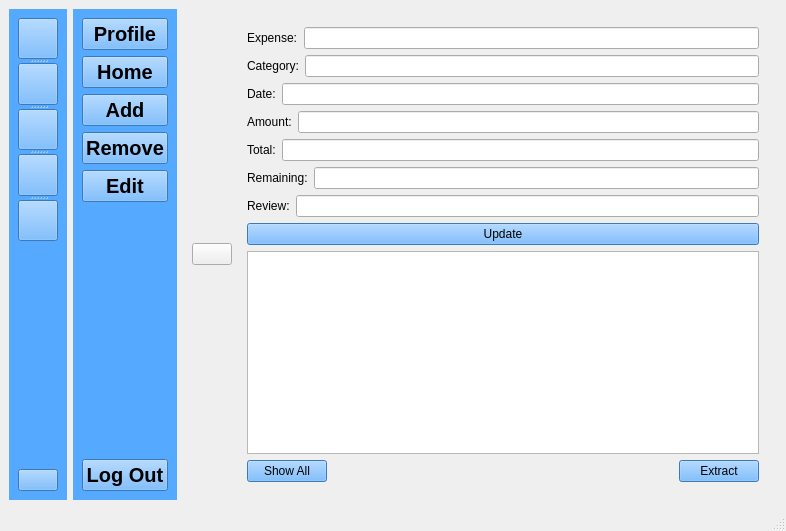
<?xml version="1.0" encoding="UTF-8"?>
<ui version="4.0">
 <class>MainWindow</class>
 <widget class="QMainWindow" name="MainWindow">
  <property name="geometry">
   <rect>
    <x>0</x>
    <y>0</y>
    <width>786</width>
    <height>531</height>
   </rect>
  </property>
  <property name="sizePolicy">
   <sizepolicy hsizetype="Expanding" vsizetype="Expanding">
    <horstretch>0</horstretch>
    <verstretch>0</verstretch>
   </sizepolicy>
  </property>
  <property name="windowTitle">
   <string>MainWindow</string>
  </property>
  <widget class="QWidget" name="centralwidget">
   <layout class="QGridLayout" name="gridLayout_2">
    <item row="0" column="0">
     <widget class="QWidget" name="widget" native="true">
      <property name="styleSheet">
       <string notr="true">background-color: rgb(85, 170, 255);</string>
      </property>
      <layout class="QVBoxLayout" name="verticalLayout">
       <item>
        <widget class="QSplitter" name="splitter_2">
         <property name="orientation">
          <enum>Qt::Orientation::Vertical</enum>
         </property>
         <widget class="QPushButton" name="pushButton_2">
          <property name="text">
           <string/>
          </property>
          <property name="icon">
           <iconset resource="resource.qrc">
            <normaloff>:/images/account - Copy.png</normaloff>:/images/account - Copy.png</iconset>
          </property>
          <property name="iconSize">
           <size>
            <width>40</width>
            <height>40</height>
           </size>
          </property>
          <property name="checkable">
           <bool>true</bool>
          </property>
         </widget>
         <widget class="QPushButton" name="pushButton">
          <property name="text">
           <string/>
          </property>
          <property name="icon">
           <iconset resource="resource.qrc">
            <normaloff>:/images/home (1).png</normaloff>:/images/home (1).png</iconset>
          </property>
          <property name="iconSize">
           <size>
            <width>40</width>
            <height>40</height>
           </size>
          </property>
          <property name="checkable">
           <bool>true</bool>
          </property>
         </widget>
         <widget class="QPushButton" name="pushButton_3">
          <property name="text">
           <string/>
          </property>
          <property name="icon">
           <iconset resource="resource.qrc">
            <normaloff>:/images/remove (1).png</normaloff>:/images/remove (1).png</iconset>
          </property>
          <property name="iconSize">
           <size>
            <width>40</width>
            <height>40</height>
           </size>
          </property>
          <property name="checkable">
           <bool>true</bool>
          </property>
         </widget>
         <widget class="QPushButton" name="pushButton_5">
          <property name="text">
           <string/>
          </property>
          <property name="icon">
           <iconset resource="resource.qrc">
            <normaloff>:/images/remove (2).png</normaloff>:/images/remove (2).png</iconset>
          </property>
          <property name="iconSize">
           <size>
            <width>40</width>
            <height>40</height>
           </size>
          </property>
          <property name="checkable">
           <bool>true</bool>
          </property>
         </widget>
         <widget class="QPushButton" name="pushButton_4">
          <property name="text">
           <string/>
          </property>
          <property name="icon">
           <iconset resource="resource.qrc">
            <normaloff>:/images/remove.png</normaloff>:/images/remove.png</iconset>
          </property>
          <property name="iconSize">
           <size>
            <width>40</width>
            <height>40</height>
           </size>
          </property>
          <property name="checkable">
           <bool>true</bool>
          </property>
         </widget>
        </widget>
       </item>
       <item>
        <spacer name="verticalSpacer">
         <property name="orientation">
          <enum>Qt::Orientation::Vertical</enum>
         </property>
         <property name="sizeHint" stdset="0">
          <size>
           <width>20</width>
           <height>151</height>
          </size>
         </property>
        </spacer>
       </item>
       <item>
        <widget class="QPushButton" name="pushButton_6">
         <property name="text">
          <string/>
         </property>
         <property name="icon">
          <iconset resource="resource.qrc">
           <normaloff>:/images/user-logout.png</normaloff>:/images/user-logout.png</iconset>
         </property>
         <property name="iconSize">
          <size>
           <width>40</width>
           <height>40</height>
          </size>
         </property>
         <property name="checkable">
          <bool>true</bool>
         </property>
        </widget>
       </item>
      </layout>
     </widget>
    </item>
    <item row="0" column="1">
     <widget class="QWidget" name="widget_2" native="true">
      <property name="styleSheet">
       <string notr="true">background-color: rgb(85, 170, 255);
border-color: rgb(0, 0, 0);</string>
      </property>
      <layout class="QVBoxLayout" name="verticalLayout_2">
       <item>
        <widget class="QPushButton" name="pushButton_8">
         <property name="font">
          <font>
           <pointsize>15</pointsize>
           <bold>true</bold>
          </font>
         </property>
         <property name="text">
          <string>Profile</string>
         </property>
         <property name="icon">
          <iconset resource="resource.qrc">
           <normaloff>:/images/account - Copy.png</normaloff>:/images/account - Copy.png</iconset>
         </property>
         <property name="iconSize">
          <size>
           <width>30</width>
           <height>30</height>
          </size>
         </property>
         <property name="checkable">
          <bool>true</bool>
         </property>
        </widget>
       </item>
       <item>
        <widget class="QPushButton" name="pushButton_7">
         <property name="font">
          <font>
           <pointsize>15</pointsize>
           <bold>true</bold>
          </font>
         </property>
         <property name="text">
          <string>Home</string>
         </property>
         <property name="icon">
          <iconset resource="resource.qrc">
           <normaloff>:/images/home (1).png</normaloff>:/images/home (1).png</iconset>
         </property>
         <property name="iconSize">
          <size>
           <width>30</width>
           <height>30</height>
          </size>
         </property>
         <property name="checkable">
          <bool>true</bool>
         </property>
        </widget>
       </item>
       <item>
        <widget class="QPushButton" name="pushButton_9">
         <property name="font">
          <font>
           <pointsize>15</pointsize>
           <bold>true</bold>
          </font>
         </property>
         <property name="text">
          <string>Add</string>
         </property>
         <property name="icon">
          <iconset resource="resource.qrc">
           <normaloff>:/images/remove (1).png</normaloff>:/images/remove (1).png</iconset>
         </property>
         <property name="iconSize">
          <size>
           <width>30</width>
           <height>30</height>
          </size>
         </property>
         <property name="checkable">
          <bool>true</bool>
         </property>
        </widget>
       </item>
       <item>
        <widget class="QPushButton" name="pushButton_10">
         <property name="font">
          <font>
           <pointsize>15</pointsize>
           <bold>true</bold>
          </font>
         </property>
         <property name="styleSheet">
          <string notr="true">background-color: rgb(85, 85, 127);
background-color: rgb(85, 170, 255);</string>
         </property>
         <property name="text">
          <string>Remove</string>
         </property>
         <property name="icon">
          <iconset resource="resource.qrc">
           <normaloff>:/images/remove (2).png</normaloff>:/images/remove (2).png</iconset>
         </property>
         <property name="iconSize">
          <size>
           <width>30</width>
           <height>30</height>
          </size>
         </property>
         <property name="checkable">
          <bool>true</bool>
         </property>
        </widget>
       </item>
       <item>
        <widget class="QPushButton" name="pushButton_11">
         <property name="font">
          <font>
           <pointsize>15</pointsize>
           <bold>true</bold>
          </font>
         </property>
         <property name="text">
          <string>Edit</string>
         </property>
         <property name="icon">
          <iconset resource="resource.qrc">
           <normaloff>:/images/remove.png</normaloff>:/images/remove.png</iconset>
         </property>
         <property name="iconSize">
          <size>
           <width>30</width>
           <height>30</height>
          </size>
         </property>
         <property name="checkable">
          <bool>true</bool>
         </property>
        </widget>
       </item>
       <item>
        <spacer name="verticalSpacer_2">
         <property name="orientation">
          <enum>Qt::Orientation::Vertical</enum>
         </property>
         <property name="sizeHint" stdset="0">
          <size>
           <width>20</width>
           <height>207</height>
          </size>
         </property>
        </spacer>
       </item>
       <item>
        <widget class="QPushButton" name="pushButton_12">
         <property name="font">
          <font>
           <pointsize>15</pointsize>
           <bold>true</bold>
          </font>
         </property>
         <property name="text">
          <string>Log Out</string>
         </property>
         <property name="icon">
          <iconset resource="resource.qrc">
           <normaloff>:/images/user-logout.png</normaloff>:/images/user-logout.png</iconset>
         </property>
         <property name="iconSize">
          <size>
           <width>30</width>
           <height>30</height>
          </size>
         </property>
         <property name="checkable">
          <bool>true</bool>
         </property>
        </widget>
       </item>
      </layout>
     </widget>
    </item>
    <item row="0" column="2">
     <widget class="QWidget" name="widget_3" native="true">
      <layout class="QGridLayout" name="gridLayout">
       <item row="0" column="1">
        <widget class="QStackedWidget" name="addpage">
         <property name="currentIndex">
          <number>3</number>
         </property>
         <widget class="QWidget" name="page">
          <layout class="QVBoxLayout" name="verticalLayout_6">
           <item>
            <widget class="QSplitter" name="splitter_4">
             <property name="orientation">
              <enum>Qt::Orientation::Vertical</enum>
             </property>
             <widget class="QTableWidget" name="tableWidget_home"/>
             <widget class="QPushButton" name="btn_home_showall">
              <property name="font">
               <font>
                <pointsize>15</pointsize>
                <bold>true</bold>
               </font>
              </property>
              <property name="styleSheet">
               <string notr="true">background-color: rgb(85, 170, 255);</string>
              </property>
              <property name="text">
               <string>Show All</string>
              </property>
              <property name="checkable">
               <bool>true</bool>
              </property>
             </widget>
            </widget>
           </item>
          </layout>
         </widget>
         <widget class="QWidget" name="page_3">
          <widget class="QLabel" name="label">
           <property name="geometry">
            <rect>
             <x>130</x>
             <y>140</y>
             <width>251</width>
             <height>91</height>
            </rect>
           </property>
           <property name="font">
            <font>
             <pointsize>30</pointsize>
             <bold>true</bold>
            </font>
           </property>
           <property name="text">
            <string>Upload Here</string>
           </property>
          </widget>
         </widget>
         <widget class="QWidget" name="page_4">
          <layout class="QVBoxLayout" name="verticalLayout_3">
           <item>
            <layout class="QHBoxLayout" name="horizontalLayout_7">
             <item>
              <widget class="QLabel" name="label_2">
               <property name="font">
                <font>
                 <pointsize>15</pointsize>
                </font>
               </property>
               <property name="text">
                <string>Expense:</string>
               </property>
              </widget>
             </item>
             <item>
              <widget class="QLineEdit" name="lineEdit"/>
             </item>
            </layout>
           </item>
           <item>
            <layout class="QHBoxLayout" name="horizontalLayout_6">
             <item>
              <widget class="QLabel" name="label_3">
               <property name="font">
                <font>
                 <pointsize>15</pointsize>
                </font>
               </property>
               <property name="text">
                <string>Category:</string>
               </property>
              </widget>
             </item>
             <item>
              <widget class="QLineEdit" name="lineEdit_2"/>
             </item>
            </layout>
           </item>
           <item>
            <layout class="QHBoxLayout" name="horizontalLayout_5">
             <item>
              <widget class="QLabel" name="label_4">
               <property name="font">
                <font>
                 <pointsize>15</pointsize>
                </font>
               </property>
               <property name="text">
                <string>Date:</string>
               </property>
              </widget>
             </item>
             <item>
              <widget class="QLineEdit" name="lineEdit_3"/>
             </item>
            </layout>
           </item>
           <item>
            <layout class="QHBoxLayout" name="horizontalLayout_4">
             <item>
              <widget class="QLabel" name="label_5">
               <property name="font">
                <font>
                 <pointsize>15</pointsize>
                </font>
               </property>
               <property name="text">
                <string>Amount:</string>
               </property>
              </widget>
             </item>
             <item>
              <widget class="QLineEdit" name="lineEdit_4"/>
             </item>
            </layout>
           </item>
           <item>
            <layout class="QHBoxLayout" name="horizontalLayout_3">
             <item>
              <widget class="QLabel" name="label_6">
               <property name="font">
                <font>
                 <pointsize>15</pointsize>
                </font>
               </property>
               <property name="text">
                <string>Total:</string>
               </property>
              </widget>
             </item>
             <item>
              <widget class="QLineEdit" name="lineEdit_5"/>
             </item>
            </layout>
           </item>
           <item>
            <layout class="QHBoxLayout" name="horizontalLayout_2">
             <item>
              <widget class="QLabel" name="label_8">
               <property name="font">
                <font>
                 <pointsize>15</pointsize>
                </font>
               </property>
               <property name="text">
                <string>Remaining:</string>
               </property>
              </widget>
             </item>
             <item>
              <widget class="QLineEdit" name="lineEdit_7"/>
             </item>
            </layout>
           </item>
           <item>
            <layout class="QHBoxLayout" name="horizontalLayout">
             <item>
              <widget class="QLabel" name="label_7">
               <property name="font">
                <font>
                 <pointsize>15</pointsize>
                </font>
               </property>
               <property name="text">
                <string>Review:</string>
               </property>
              </widget>
             </item>
             <item>
              <widget class="QLineEdit" name="lineEdit_6"/>
             </item>
            </layout>
           </item>
           <item>
            <widget class="QPushButton" name="btn_add_expense">
             <property name="font">
              <font>
               <pointsize>15</pointsize>
               <bold>true</bold>
              </font>
             </property>
             <property name="styleSheet">
              <string notr="true">background-color: rgb(85, 170, 255);</string>
             </property>
             <property name="text">
              <string>Add Expense</string>
             </property>
             <property name="checkable">
              <bool>true</bool>
             </property>
            </widget>
           </item>
          </layout>
         </widget>
         <widget class="QWidget" name="page_5">
          <layout class="QVBoxLayout" name="verticalLayout_4">
           <item>
            <layout class="QHBoxLayout" name="horizontalLayout_14">
             <item>
              <widget class="QLabel" name="label_9">
               <property name="text">
                <string>Expense:</string>
               </property>
              </widget>
             </item>
             <item>
              <widget class="QLineEdit" name="lineEdit_8"/>
             </item>
            </layout>
           </item>
           <item>
            <layout class="QHBoxLayout" name="horizontalLayout_13">
             <item>
              <widget class="QLabel" name="label_10">
               <property name="text">
                <string>Category:</string>
               </property>
              </widget>
             </item>
             <item>
              <widget class="QLineEdit" name="lineEdit_9"/>
             </item>
            </layout>
           </item>
           <item>
            <layout class="QHBoxLayout" name="horizontalLayout_12">
             <item>
              <widget class="QLabel" name="label_11">
               <property name="text">
                <string>Date:</string>
               </property>
              </widget>
             </item>
             <item>
              <widget class="QLineEdit" name="lineEdit_10"/>
             </item>
            </layout>
           </item>
           <item>
            <layout class="QHBoxLayout" name="horizontalLayout_11">
             <item>
              <widget class="QLabel" name="label_12">
               <property name="text">
                <string>Amount:</string>
               </property>
              </widget>
             </item>
             <item>
              <widget class="QLineEdit" name="lineEdit_11"/>
             </item>
            </layout>
           </item>
           <item>
            <layout class="QHBoxLayout" name="horizontalLayout_10">
             <item>
              <widget class="QLabel" name="label_13">
               <property name="text">
                <string>Total:</string>
               </property>
              </widget>
             </item>
             <item>
              <widget class="QLineEdit" name="lineEdit_12"/>
             </item>
            </layout>
           </item>
           <item>
            <layout class="QHBoxLayout" name="horizontalLayout_9">
             <item>
              <widget class="QLabel" name="label_14">
               <property name="text">
                <string>Remaining:</string>
               </property>
              </widget>
             </item>
             <item>
              <widget class="QLineEdit" name="lineEdit_13"/>
             </item>
            </layout>
           </item>
           <item>
            <layout class="QHBoxLayout" name="horizontalLayout_8">
             <item>
              <widget class="QLabel" name="label_15">
               <property name="text">
                <string>Review:</string>
               </property>
              </widget>
             </item>
             <item>
              <widget class="QLineEdit" name="lineEdit_14"/>
             </item>
            </layout>
           </item>
           <item>
            <widget class="QPushButton" name="btn_update_edit">
             <property name="styleSheet">
              <string notr="true">background-color: rgb(85, 170, 255);</string>
             </property>
             <property name="text">
              <string>Update</string>
             </property>
             <property name="checkable">
              <bool>true</bool>
             </property>
            </widget>
           </item>
           <item>
            <widget class="QTableWidget" name="tableWidget"/>
           </item>
           <item>
            <layout class="QHBoxLayout" name="horizontalLayout_15">
             <item>
              <widget class="QPushButton" name="pushButton_15">
               <property name="styleSheet">
                <string notr="true">background-color: rgb(85, 170, 255);</string>
               </property>
               <property name="text">
                <string>Show All</string>
               </property>
               <property name="checkable">
                <bool>true</bool>
               </property>
              </widget>
             </item>
             <item>
              <spacer name="horizontalSpacer">
               <property name="orientation">
                <enum>Qt::Orientation::Horizontal</enum>
               </property>
               <property name="sizeHint" stdset="0">
                <size>
                 <width>228</width>
                 <height>20</height>
                </size>
               </property>
              </spacer>
             </item>
             <item>
              <widget class="QPushButton" name="btn_extract_edit">
               <property name="styleSheet">
                <string notr="true">background-color: rgb(85, 170, 255);</string>
               </property>
               <property name="text">
                <string>Extract</string>
               </property>
               <property name="checkable">
                <bool>true</bool>
               </property>
              </widget>
             </item>
            </layout>
           </item>
          </layout>
         </widget>
         <widget class="QWidget" name="page_6">
          <layout class="QVBoxLayout" name="verticalLayout_5">
           <item>
            <widget class="QTableWidget" name="tableWidget_2"/>
           </item>
           <item>
            <layout class="QHBoxLayout" name="horizontalLayout_16">
             <item>
              <widget class="QPushButton" name="btn_showall_remove">
               <property name="styleSheet">
                <string notr="true">background-color: rgb(85, 170, 255);</string>
               </property>
               <property name="text">
                <string>Show All</string>
               </property>
               <property name="checkable">
                <bool>true</bool>
               </property>
              </widget>
             </item>
             <item>
              <spacer name="horizontalSpacer_2">
               <property name="orientation">
                <enum>Qt::Orientation::Horizontal</enum>
               </property>
               <property name="sizeHint" stdset="0">
                <size>
                 <width>128</width>
                 <height>20</height>
                </size>
               </property>
              </spacer>
             </item>
             <item>
              <widget class="QPushButton" name="btn_remove_remove">
               <property name="styleSheet">
                <string notr="true">background-color: rgb(85, 170, 255);</string>
               </property>
               <property name="text">
                <string>Remove</string>
               </property>
               <property name="checkable">
                <bool>true</bool>
               </property>
              </widget>
             </item>
            </layout>
           </item>
          </layout>
         </widget>
         <widget class="QWidget" name="page_2"/>
        </widget>
       </item>
       <item row="0" column="0">
        <widget class="QPushButton" name="btn_setup">
         <property name="text">
          <string/>
         </property>
         <property name="icon">
          <iconset resource="resource.qrc">
           <normaloff>:/images/list.png</normaloff>:/images/list.png</iconset>
         </property>
         <property name="iconSize">
          <size>
           <width>40</width>
           <height>40</height>
          </size>
         </property>
         <property name="checkable">
          <bool>true</bool>
         </property>
        </widget>
       </item>
      </layout>
     </widget>
    </item>
   </layout>
  </widget>
  <widget class="QStatusBar" name="statusbar"/>
 </widget>
 <resources>
  <include location="resource.qrc"/>
 </resources>
 <connections>
  <connection>
   <sender>btn_setup</sender>
   <signal>toggled(bool)</signal>
   <receiver>widget_2</receiver>
   <slot>setVisible(bool)</slot>
   <hints>
    <hint type="sourcelabel">
     <x>268</x>
     <y>262</y>
    </hint>
    <hint type="destinationlabel">
     <x>130</x>
     <y>362</y>
    </hint>
   </hints>
  </connection>
  <connection>
   <sender>btn_setup</sender>
   <signal>toggled(bool)</signal>
   <receiver>widget</receiver>
   <slot>setHidden(bool)</slot>
   <hints>
    <hint type="sourcelabel">
     <x>247</x>
     <y>258</y>
    </hint>
    <hint type="destinationlabel">
     <x>66</x>
     <y>335</y>
    </hint>
   </hints>
  </connection>
  <connection>
   <sender>pushButton_6</sender>
   <signal>toggled(bool)</signal>
   <receiver>MainWindow</receiver>
   <slot>close()</slot>
   <hints>
    <hint type="sourcelabel">
     <x>51</x>
     <y>474</y>
    </hint>
    <hint type="destinationlabel">
     <x>50</x>
     <y>556</y>
    </hint>
   </hints>
  </connection>
  <connection>
   <sender>pushButton_12</sender>
   <signal>toggled(bool)</signal>
   <receiver>MainWindow</receiver>
   <slot>close()</slot>
   <hints>
    <hint type="sourcelabel">
     <x>142</x>
     <y>472</y>
    </hint>
    <hint type="destinationlabel">
     <x>148</x>
     <y>555</y>
    </hint>
   </hints>
  </connection>
  <connection>
   <sender>pushButton_4</sender>
   <signal>toggled(bool)</signal>
   <receiver>pushButton_10</receiver>
   <slot>setChecked(bool)</slot>
   <hints>
    <hint type="sourcelabel">
     <x>56</x>
     <y>255</y>
    </hint>
    <hint type="destinationlabel">
     <x>198</x>
     <y>187</y>
    </hint>
   </hints>
  </connection>
  <connection>
   <sender>pushButton_10</sender>
   <signal>toggled(bool)</signal>
   <receiver>pushButton_4</receiver>
   <slot>setChecked(bool)</slot>
   <hints>
    <hint type="sourcelabel">
     <x>207</x>
     <y>187</y>
    </hint>
    <hint type="destinationlabel">
     <x>49</x>
     <y>268</y>
    </hint>
   </hints>
  </connection>
  <connection>
   <sender>pushButton_5</sender>
   <signal>toggled(bool)</signal>
   <receiver>pushButton_11</receiver>
   <slot>setChecked(bool)</slot>
   <hints>
    <hint type="sourcelabel">
     <x>47</x>
     <y>195</y>
    </hint>
    <hint type="destinationlabel">
     <x>208</x>
     <y>231</y>
    </hint>
   </hints>
  </connection>
  <connection>
   <sender>pushButton_11</sender>
   <signal>toggled(bool)</signal>
   <receiver>pushButton_5</receiver>
   <slot>setChecked(bool)</slot>
   <hints>
    <hint type="sourcelabel">
     <x>196</x>
     <y>231</y>
    </hint>
    <hint type="destinationlabel">
     <x>57</x>
     <y>204</y>
    </hint>
   </hints>
  </connection>
  <connection>
   <sender>pushButton_9</sender>
   <signal>toggled(bool)</signal>
   <receiver>pushButton_3</receiver>
   <slot>setChecked(bool)</slot>
   <hints>
    <hint type="sourcelabel">
     <x>101</x>
     <y>133</y>
    </hint>
    <hint type="destinationlabel">
     <x>40</x>
     <y>159</y>
    </hint>
   </hints>
  </connection>
  <connection>
   <sender>pushButton_3</sender>
   <signal>toggled(bool)</signal>
   <receiver>pushButton_9</receiver>
   <slot>setChecked(bool)</slot>
   <hints>
    <hint type="sourcelabel">
     <x>67</x>
     <y>133</y>
    </hint>
    <hint type="destinationlabel">
     <x>121</x>
     <y>119</y>
    </hint>
   </hints>
  </connection>
  <connection>
   <sender>pushButton_9</sender>
   <signal>toggled(bool)</signal>
   <receiver>pushButton_3</receiver>
   <slot>setChecked(bool)</slot>
   <hints>
    <hint type="sourcelabel">
     <x>108</x>
     <y>129</y>
    </hint>
    <hint type="destinationlabel">
     <x>48</x>
     <y>150</y>
    </hint>
   </hints>
  </connection>
  <connection>
   <sender>pushButton</sender>
   <signal>toggled(bool)</signal>
   <receiver>pushButton_8</receiver>
   <slot>setChecked(bool)</slot>
   <hints>
    <hint type="sourcelabel">
     <x>47</x>
     <y>94</y>
    </hint>
    <hint type="destinationlabel">
     <x>211</x>
     <y>55</y>
    </hint>
   </hints>
  </connection>
  <connection>
   <sender>pushButton_8</sender>
   <signal>toggled(bool)</signal>
   <receiver>pushButton</receiver>
   <slot>setChecked(bool)</slot>
   <hints>
    <hint type="sourcelabel">
     <x>211</x>
     <y>55</y>
    </hint>
    <hint type="destinationlabel">
     <x>57</x>
     <y>103</y>
    </hint>
   </hints>
  </connection>
  <connection>
   <sender>pushButton_2</sender>
   <signal>toggled(bool)</signal>
   <receiver>pushButton_7</receiver>
   <slot>setChecked(bool)</slot>
   <hints>
    <hint type="sourcelabel">
     <x>56</x>
     <y>41</y>
    </hint>
    <hint type="destinationlabel">
     <x>211</x>
     <y>99</y>
    </hint>
   </hints>
  </connection>
  <connection>
   <sender>pushButton_7</sender>
   <signal>toggled(bool)</signal>
   <receiver>pushButton_2</receiver>
   <slot>setChecked(bool)</slot>
   <hints>
    <hint type="sourcelabel">
     <x>200</x>
     <y>83</y>
    </hint>
    <hint type="destinationlabel">
     <x>42</x>
     <y>26</y>
    </hint>
   </hints>
  </connection>
 </connections>
</ui>
